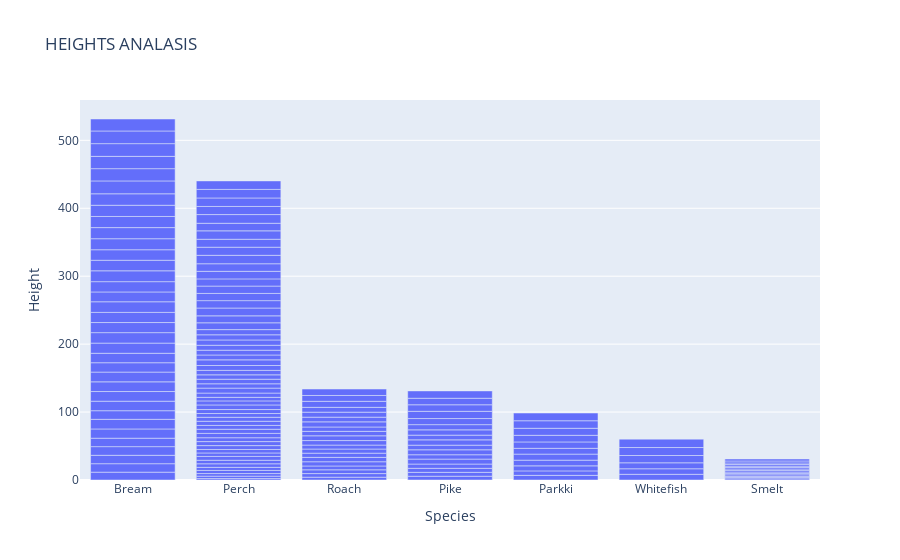

The cell this chart's notebook holds for it:
### Code cell
fig = px.bar(fish_data,"Species","Height",title="HEIGHTS ANALASIS")
fig.update_layout(barmode='stack', xaxis={'categoryorder':'total descending'})
fig.show()

### Figure 1 — Plotly figure (JSON) as saved in the notebook; plotly's stock layout.template omitted (floating-point values rounded to 4 significant figures; data arrays with more than 128 entries replaced by an {"elided": "..."} marker saying what was removed)
{"data": [{"alignmentgroup": "True", "hovertemplate": "Species=%{x}<br>Height=%{y}<extra></extra>", "legendgroup": "", "marker": {"color": "#636efa", "pattern": {"shape": ""}}, "name": "", "offsetgroup": "", "orientation": "v", "showlegend": false, "textposition": "auto", "type": "bar", "x": {"elided": "159 str values"}, "xaxis": "x", "y": {"elided": "159 float values"}, "yaxis": "y"}], "layout": {"barmode": "stack", "legend": {"tracegroupgap": 0}, "title": {"text": "HEIGHTS ANALASIS"}, "xaxis": {"anchor": "y", "categoryorder": "total descending", "domain": [0, 1], "title": {"text": "Species"}}, "yaxis": {"anchor": "x", "domain": [0, 1], "title": {"text": "Height"}}}}
